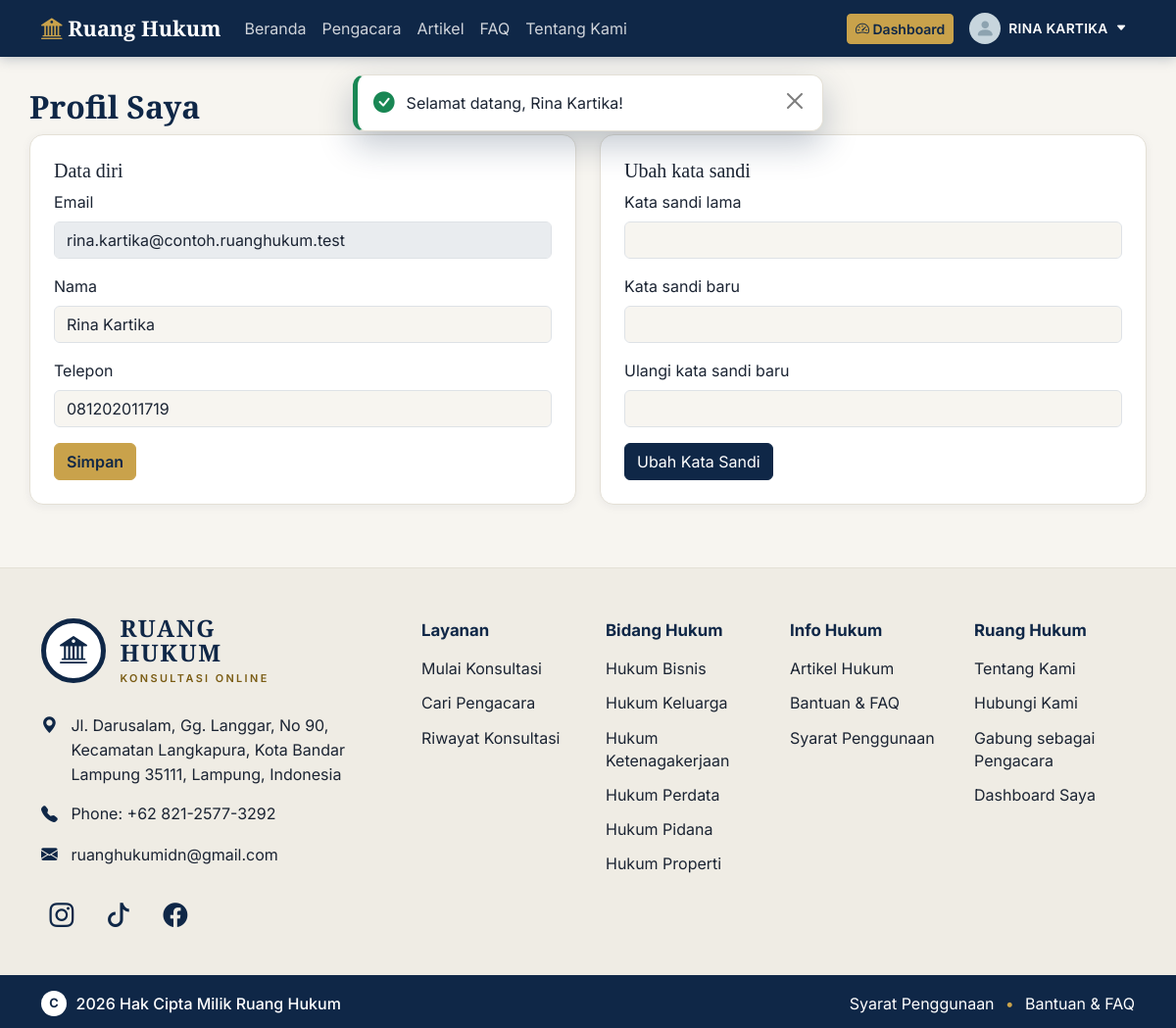
The app's page /klien/profil.php (signed in) with its own data.
### tables this page shows
CREATE TABLE users (
  id INT AUTO_INCREMENT PRIMARY KEY,
  nama VARCHAR(100) NOT NULL,
  username VARCHAR(30) NULL UNIQUE,
  email VARCHAR(120) NOT NULL UNIQUE,
  password VARCHAR(255) NOT NULL,
  role ENUM('klien','pengacara','admin') NOT NULL DEFAULT 'klien',
  perusahaan VARCHAR(120) NULL,
  telepon VARCHAR(20) NULL,
  foto VARCHAR(255) NULL,
  status ENUM('aktif','menunggu','ditolak','nonaktif') NOT NULL DEFAULT 'aktif',
  terms_at DATETIME NULL,
  last_login_at DATETIME NULL,
  created_at TIMESTAMP DEFAULT CURRENT_TIMESTAMP
);

CREATE TABLE bidang_hukum (
  id INT AUTO_INCREMENT PRIMARY KEY,
  nama VARCHAR(80) NOT NULL UNIQUE,
  deskripsi VARCHAR(255) NULL
);

### includes/functions.php (called while the page is built, shortened)
<?php
function e($teks): string
{
    return htmlspecialchars((string) $teks, ENT_QUOTES, 'UTF-8');
}
function url(string $path = ''): string
{
    return BASE_URL . '/' . ltrim($path, '/');
}
function ambil_flash(): array
{
    $f = $_SESSION['flash'] ?? [];
    return $f;
}
function current_user(): ?array
{
    return $_SESSION['user'] ?? null;
}
function dashboard_path(string $role): string
{
    return match ($role) {
        'admin'     => 'admin/dashboard.php',
        'pengacara' => 'pengacara/dashboard.php',
        default     => 'klien/dashboard.php',
    };
}

### config/database.php (called while the page is built)
<?php
function db(): PDO
{
    static $pdo = null;
    if ($pdo === null) {
        $host = 'localhost';
        $name = 'ruang_hukum';
        $user = 'root';
        $pass = '';
        try {
            $pdo = new PDO(
                "mysql:host=$host;dbname=$name;charset=utf8mb4",
                $user,
                $pass,
                [
                    PDO::ATTR_ERRMODE            => PDO::ERRMODE_EXCEPTION,
                    PDO::ATTR_DEFAULT_FETCH_MODE => PDO::FETCH_ASSOC,
                    PDO::ATTR_EMULATE_PREPARES   => false,
                ]
            );
        } catch (PDOException $e) {
            http_response_code(500);
            die('Koneksi database gagal. Pastikan MySQL menyala dan database "ruang_hukum" sudah diimpor (database/schema.sql).');
        }
    }
    return $pdo;
}

### config/kontak.php (called while the page is built)
<?php
return [
    'alamat'      => 'Jl. Darusalam, Gg. Langgar, No 90, Kecamatan Langkapura, Kota Bandar Lampung 35111, Lampung, Indonesia',
    'telepon'     => '+62 821-2577-3292',
    'telepon_tel' => '+6282125773292',
    'email'       => 'ruanghukumidn@gmail.com',
    'sosial' => [
        ['nama' => 'Instagram', 'ikon' => 'bi-instagram', 'url' => 'https://www.instagram.com/ruanghukumidn'],
        ['nama' => 'TikTok',    'ikon' => 'bi-tiktok',    'url' => 'https://www.tiktok.com/@ruanghukumindonesia'],
        ['nama' => 'Facebook',  'ikon' => 'bi-facebook',  'url' => 'https://www.facebook.com/share/1ACeHsNsQn/'],
    ],
];

### klien/profil.php (the view, shortened to what this page needs)
<?php
$user = current_user();
$pdo  = db();
$stmt = $pdo->prepare('SELECT id, nama, email, telepon, password FROM users WHERE id = ?');
$stmt->execute([$user['id']]);
$profil = $stmt->fetch();
require_once __DIR__ . '/../includes/header.php';
?>
<div class="container page-head">
  <h2>Profil Saya</h2>
  <div class="row g-4">
    <div class="col-md-6">
      <div class="card-rh p-4">
        <h3 class="h5">Data diri</h3>
        <form method="post">
          <div class="mb-3">
            <label class="form-label">Email</label>
            <input class="form-control" type="text" value="<?= e($profil['email']) ?>" disabled>
          </div>
          <div class="mb-3">
            <label class="form-label" for="nama">Nama</label>
            <input class="form-control" id="nama" name="nama" value="<?= e($profil['nama']) ?>" required>
          </div>
          <div class="mb-3">
            <label class="form-label" for="telepon">Telepon</label>
            <input class="form-control" id="telepon" name="telepon" value="<?= e($profil['telepon'] ?? '') ?>">
          </div>
          <button class="btn btn-gold" type="submit">Simpan</button>
        </form>
      </div>
    </div>
    <div class="col-md-6">
      <div class="card-rh p-4">
        <h3 class="h5">Ubah kata sandi</h3>
        <form method="post">
          <div class="mb-3">
            <label class="form-label" for="sandi_lama">Kata sandi lama</label>
            <input class="form-control" type="password" id="sandi_lama" name="sandi_lama" required>
          </div>
          <div class="mb-3">
            <label class="form-label" for="sandi_baru">Kata sandi baru</label>
            <input class="form-control" type="password" id="sandi_baru" name="sandi_baru" required>
          </div>
          <div class="mb-3">
            <label class="form-label" for="sandi_ulang">Ulangi kata sandi baru</label>
            <input class="form-control" type="password" id="sandi_ulang" name="sandi_ulang" required>
          </div>
          <button class="btn btn-navy" type="submit">Ubah Kata Sandi</button>
        </form>
      </div>
    </div>
  </div>
</div>
<?php require_once __DIR__ . '/../includes/footer.php'; ?>

### includes/header.php (shortened to what this page needs)
<?php
$user  = current_user();
$profilSaya = $user ? auth_profil_saya((int) $user['id']) : [];
$menuAktif = $menuAktif ?? (function (): string {
    $akar = realpath(__DIR__ . '/..');
    $file = realpath($_SERVER['SCRIPT_FILENAME'] ?? '');
    if (!$akar || !$file || stripos($file, $akar) !== 0) {
        return '';
    }
    $rel = str_replace('\\', '/', ltrim(substr($file, strlen($akar)), '\\/'));
    return [
        'index.php'          => 'beranda',
        'pengacara.php'      => 'pengacara',
        'artikel.php'        => 'artikel',
        'artikel_detail.php' => 'artikel',
        'faq.php'            => 'faq',
        'tentang.php'        => 'tentang',
    ][$rel] ?? '';
})();
$tanpaKerangka = $tanpaKerangka ?? false;
$menuUtama = [
    'beranda'   => ['index.php', 'Beranda'],
    'pengacara' => ['pengacara.php', 'Pengacara'],
    'artikel'   => ['artikel.php', 'Artikel'],
    'faq'       => ['faq.php', 'FAQ'],
    'tentang'   => ['tentang.php', 'Tentang Kami'],
];
?>
<!DOCTYPE html>
<html lang="id">
<head>
  <link href="https://cdn.jsdelivr.net/npm/bootstrap@5.3.3/dist/css/bootstrap.min.css" rel="stylesheet">
  <link href="https://cdn.jsdelivr.net/npm/bootstrap-icons@1.11.3/font/bootstrap-icons.css" rel="stylesheet">
  <link href="<?= url('assets/css/style.css') ?>" rel="stylesheet">
  <link href="<?= url('assets/css/profil.css') ?>" rel="stylesheet">
  <link href="<?= url('assets/css/footer.css') ?>" rel="stylesheet">
</head>
<body<?= $tanpaKerangka ? ' class="halaman-polos"' : '' ?>>
<?php if (!$tanpaKerangka): ?>
<nav class="navbar navbar-expand-lg navbar-rh sticky-top">
  <div class="container">
    <a class="navbar-brand" href="<?= url('index.php') ?>"><i class="bi bi-bank2"></i> Ruang Hukum</a>
    <div class="collapse navbar-collapse" id="menu">
      <ul class="navbar-nav me-auto">
        <?php foreach ($menuUtama as $mnKunci => [$mnBerkas, $mnNama]): ?>
          <li class="nav-item"><a class="nav-link<?= $menuAktif === $mnKunci ? ' active' : '' ?>" href="<?= url($mnBerkas) ?>"<?= $menuAktif === $mnKunci ? ' aria-current="page"' : '' ?>><?= $mnNama ?></a></li>
        <?php endforeach; ?>
      </ul>
      <div class="d-flex flex-column flex-lg-row gap-2 align-items-stretch align-items-lg-center">
        <?php if ($user): ?>
          <a class="btn btn-gold btn-sm" href="<?= url(dashboard_path($user['role'])) ?>"><i class="bi bi-speedometer2"></i> Dashboard</a>
          <div class="dropdown profil-menu">
            <button class="btn profil-tombol" type="button" data-bs-toggle="dropdown" data-bs-auto-close="outside" aria-expanded="false" id="tombolProfil">
              <?= auth_avatar_html($profilSaya['foto'] ?? null, 'kecil') ?>
              <span class="profil-nama"><?= e(mb_strtoupper($user['nama'])) ?></span>
              <i class="bi bi-caret-down-fill"></i>
            </button>
          </div>
        <?php else: ?>
          <a class="btn btn-outline-light btn-sm" href="<?= url('auth/login.php') ?>">Masuk</a>
          <a class="btn btn-gold btn-sm" href="<?= url('auth/register.php') ?>">Daftar</a>
        <?php endif; ?>
      </div>
    </div>
  </div>
</nav>
<?php endif; ?>
<?php $pesan = ambil_flash(); if ($pesan): ?>
<div class="toast-rh-wrap" aria-live="polite">
  <?php foreach ($pesan as $f): ?>
    <div class="toast-rh toast-<?= e($f['tipe']) ?>" role="alert">
      <i class="bi <?= ['success' => 'bi-check-circle-fill', 'danger' => 'bi-x-circle-fill', 'warning' => 'bi-exclamation-triangle-fill'][$f['tipe']] ?? 'bi-info-circle-fill' ?>"></i>
      <div class="pesan"><?= e($f['pesan']) ?></div>
      <button type="button" class="btn-close" aria-label="Tutup"></button>
    </div>
  <?php endforeach; ?>
</div>
<?php endif; ?>
<main>

### includes/footer.php (shortened to what this page needs)
</main>
<?php $tanpaKerangka = $tanpaKerangka ?? false; ?>
<?php if (!$tanpaKerangka): ?>
<?php
$kontak = require __DIR__ . '/../config/kontak.php';
$bidangFooter = [];
try {
    $bidangFooter = db()->query('SELECT id, nama FROM bidang_hukum ORDER BY nama LIMIT 6')->fetchAll();
} catch (Throwable $ex) {
    $bidangFooter = [];
}
$userFooter = current_user();
?>
<footer class="rh-footer mt-5">
  <div class="rh-footer-atas">
    <div class="container">
      <div class="row g-4 g-xl-5">
        <div class="col-lg-4">
          <a class="rh-logo" href="<?= url('index.php') ?>" aria-label="Ruang Hukum, ke beranda">
            <span class="rh-logo-lingkar"><i class="bi bi-bank2"></i></span>
            <span class="rh-logo-teks">
              <span class="rh-logo-nama">Ruang<br>Hukum</span>
              <span class="rh-logo-sub">Konsultasi Online</span>
            </span>
          </a>
          <ul class="rh-kontak list-unstyled">
            <li>
              <i class="bi bi-geo-alt-fill" aria-hidden="true"></i>
              <address class="mb-0"><?= e($kontak['alamat']) ?></address>
            </li>
            <li>
              <i class="bi bi-telephone-fill" aria-hidden="true"></i>
              <span>Phone: <a href="tel:<?= e($kontak['telepon_tel']) ?>"><?= e($kontak['telepon']) ?></a></span>
            </li>
            <li>
              <i class="bi bi-envelope-fill" aria-hidden="true"></i>
              <a href="mailto:<?= e($kontak['email']) ?>"><?= e($kontak['email']) ?></a>
            </li>
          </ul>
          <div class="rh-sosial" aria-label="Media sosial Ruang Hukum">
            <?php foreach ($kontak['sosial'] as $s): ?>
              <a href="<?= e($s['url']) ?>" target="_blank" rel="noopener noreferrer"
                 aria-label="<?= e($s['nama']) ?> Ruang Hukum" title="<?= e($s['nama']) ?>">
                <i class="bi <?= e($s['ikon']) ?>" aria-hidden="true"></i>
              </a>
            <?php endforeach; ?>
          </div>
        </div>
        <nav class="col-lg-8" aria-label="Tautan footer">
          <div class="row g-4">
            <div class="col-6 col-md-3">
              <h2 class="rh-footer-judul">Layanan</h2>
              <ul class="rh-footer-daftar">
                <li><a href="<?= url('klien/konsultasi_baru.php') ?>">Mulai Konsultasi</a></li>
                <li><a href="<?= url('pengacara.php') ?>">Cari Pengacara</a></li>
                <li><a href="<?= url('klien/dashboard.php') ?>">Riwayat Konsultasi</a></li>
              </ul>
            </div>
            <div class="col-6 col-md-3">
              <h2 class="rh-footer-judul">Bidang Hukum</h2>
              <ul class="rh-footer-daftar">
                <?php foreach ($bidangFooter as $b): ?>
                  <li><a href="<?= url('pengacara.php?bidang=' . (int) $b['id']) ?>"><?= e($b['nama']) ?></a></li>
                <?php endforeach; ?>
              </ul>
            </div>
            <div class="col-6 col-md-3">
              <h2 class="rh-footer-judul">Info Hukum</h2>
              <ul class="rh-footer-daftar">
                <li><a href="<?= url('artikel.php') ?>">Artikel Hukum</a></li>
                <li><a href="<?= url('faq.php') ?>">Bantuan &amp; FAQ</a></li>
                <li><a href="<?= url('syarat.php') ?>">Syarat Penggunaan</a></li>
              </ul>
            </div>
            <div class="col-6 col-md-3">
              <h2 class="rh-footer-judul">Ruang Hukum</h2>
              <ul class="rh-footer-daftar">
                <li><a href="<?= url('tentang.php') ?>">Tentang Kami</a></li>
                <li><a href="<?= url('tentang.php#kontak') ?>">Hubungi Kami</a></li>
                <li><a href="<?= url('auth/register.php?role=pengacara') ?>">Gabung sebagai Pengacara</a></li>
                <?php if ($userFooter): ?>
                  <li><a href="<?= url(dashboard_path($userFooter['role'])) ?>">Dashboard Saya</a></li>
                <?php else: ?>
                  <li><a href="<?= url('auth/login.php') ?>">Masuk</a></li>
                  <li><a href="<?= url('auth/register.php') ?>">Daftar</a></li>
                <?php endif; ?>
              </ul>
            </div>
          </div>
        </nav>
      </div>
    </div>
  </div>
  <div class="rh-footer-bawah">
    <div class="container">
      <div class="rh-hak-cipta">
        <span class="rh-c" aria-hidden="true">C</span>
        <span><?= date('Y') ?> Hak Cipta Milik Ruang Hukum</span>
      </div>
      <div class="rh-bawah-tautan">
        <a href="<?= url('syarat.php') ?>">Syarat Penggunaan</a>
        <span class="rh-titik" aria-hidden="true">&bull;</span>
        <a href="<?= url('faq.php') ?>">Bantuan &amp; FAQ</a>
      </div>
    </div>
  </div>
</footer>
<?php endif; ?>
</body>
</html>

### assets/css/style.css (style rules this page uses)
:root { --navy: #0f2747; --navy-700: #1b3a66; --gold: #c9a24b; --gold-600: #b08a36; --ivory: #f7f5f0; --ink: #1b2433; --muted: #6b7686; --line: #e4e0d6; --bs-primary: var(--navy); --bs-body-font-family: 'Inter', system-ui, sans-serif; --bs-body-color: var(--ink); --bs-body-bg: var(--ivory); --bs-link-color: var(--navy-700); }
body { background: var(--ivory); color: var(--ink); min-height: 100vh; display: flex; flex-direction: column; }
main { flex: 1 0 auto; }
h1, h2, h3, h4, .font-serif { font-family: 'Playfair Display', Georgia, serif; font-weight: 700; color: var(--navy); }
.navbar-rh { background: var(--navy); box-shadow: 0 2px 12px rgba(15,39,71,.25); }
.navbar-rh .navbar-brand { font-family: 'Playfair Display', serif; font-weight: 700; color: #fff; font-size: 1.35rem; }
.navbar-rh .navbar-brand .bi { color: var(--gold); }
.navbar-rh .nav-link { color: rgba(255,255,255,.8); }
.btn-gold { background: var(--gold); border-color: var(--gold); color: var(--navy); font-weight: 600; }
.btn-navy { background: var(--navy); border-color: var(--navy); color: #fff; }
.card-rh { background: #fff; border: 1px solid var(--line); border-radius: 14px; box-shadow: 0 2px 10px rgba(15,39,71,.06); }
.page-head { padding: 2rem 0 1rem; }
.toast-rh-wrap { position: fixed; top: 76px; left: 50%; transform: translateX(-50%); z-index: 1100; width: min(92vw, 480px); display: flex; flex-direction: column; gap: .6rem; }
.toast-rh { display: flex; align-items: flex-start; gap: .75rem; background: #fff; border: 1px solid var(--line); border-left: 5px solid var(--navy); border-radius: 12px; padding: .9rem 1rem; box-shadow: 0 14px 34px rgba(15,39,71,.25); animation: toast-masuk .35s ease; transition: opacity .35s, transform .35s; }
.toast-rh .bi { font-size: 1.35rem; line-height: 1.25; color: var(--navy); }
.toast-rh .pesan { flex: 1; padding-top: .1rem; }
.toast-rh.toast-success { border-left-color: #198754; }
.toast-rh.toast-success .bi { color: #198754; }

### assets/css/profil.css (style rules this page uses)
.profil-tombol { display: inline-flex; align-items: center; gap: .5rem; color: #fff; padding: .2rem .5rem; border: 0; font-weight: 600; font-size: .86rem; letter-spacing: .02em; }
.profil-nama { max-width: 12rem; overflow: hidden; text-overflow: ellipsis; white-space: nowrap; }
.profil-tombol .bi-caret-down-fill { font-size: .7rem; }
@media (min-width: 992px) { .navbar-rh .navbar-nav .nav-link { position: relative; } }
body { font-variant-numeric: lining-nums; }

### records on screen
users: nama "RINA KARTIKA", email "rina.kartika@contoh.ruanghukum.test", nama "Rina Kartika", telepon "081202011719"
bidang_hukum: nama "Hukum Bisnis"
bidang_hukum: nama "Hukum Keluarga"
bidang_hukum: nama "Hukum Ketenagakerjaan"
bidang_hukum: nama "Hukum Perdata"
bidang_hukum: nama "Hukum Pidana"
bidang_hukum: nama "Hukum Properti"

### other values on screen
$mnNama "Beranda"
$mnNama "Pengacara"
$mnNama "Artikel"
$mnNama "FAQ"
$mnNama "Tentang Kami"
$f['pesan'] "Selamat datang, Rina Kartika!"
$kontak['alamat'] "Jl. Darusalam, Gg. Langgar, No 90, Kecamatan Langkapura, Kota Bandar Lampung 35111, Lampung, Indonesia"
$kontak['telepon'] "+62 821-2577-3292"
$kontak['email'] "ruanghukumidn@gmail.com"
